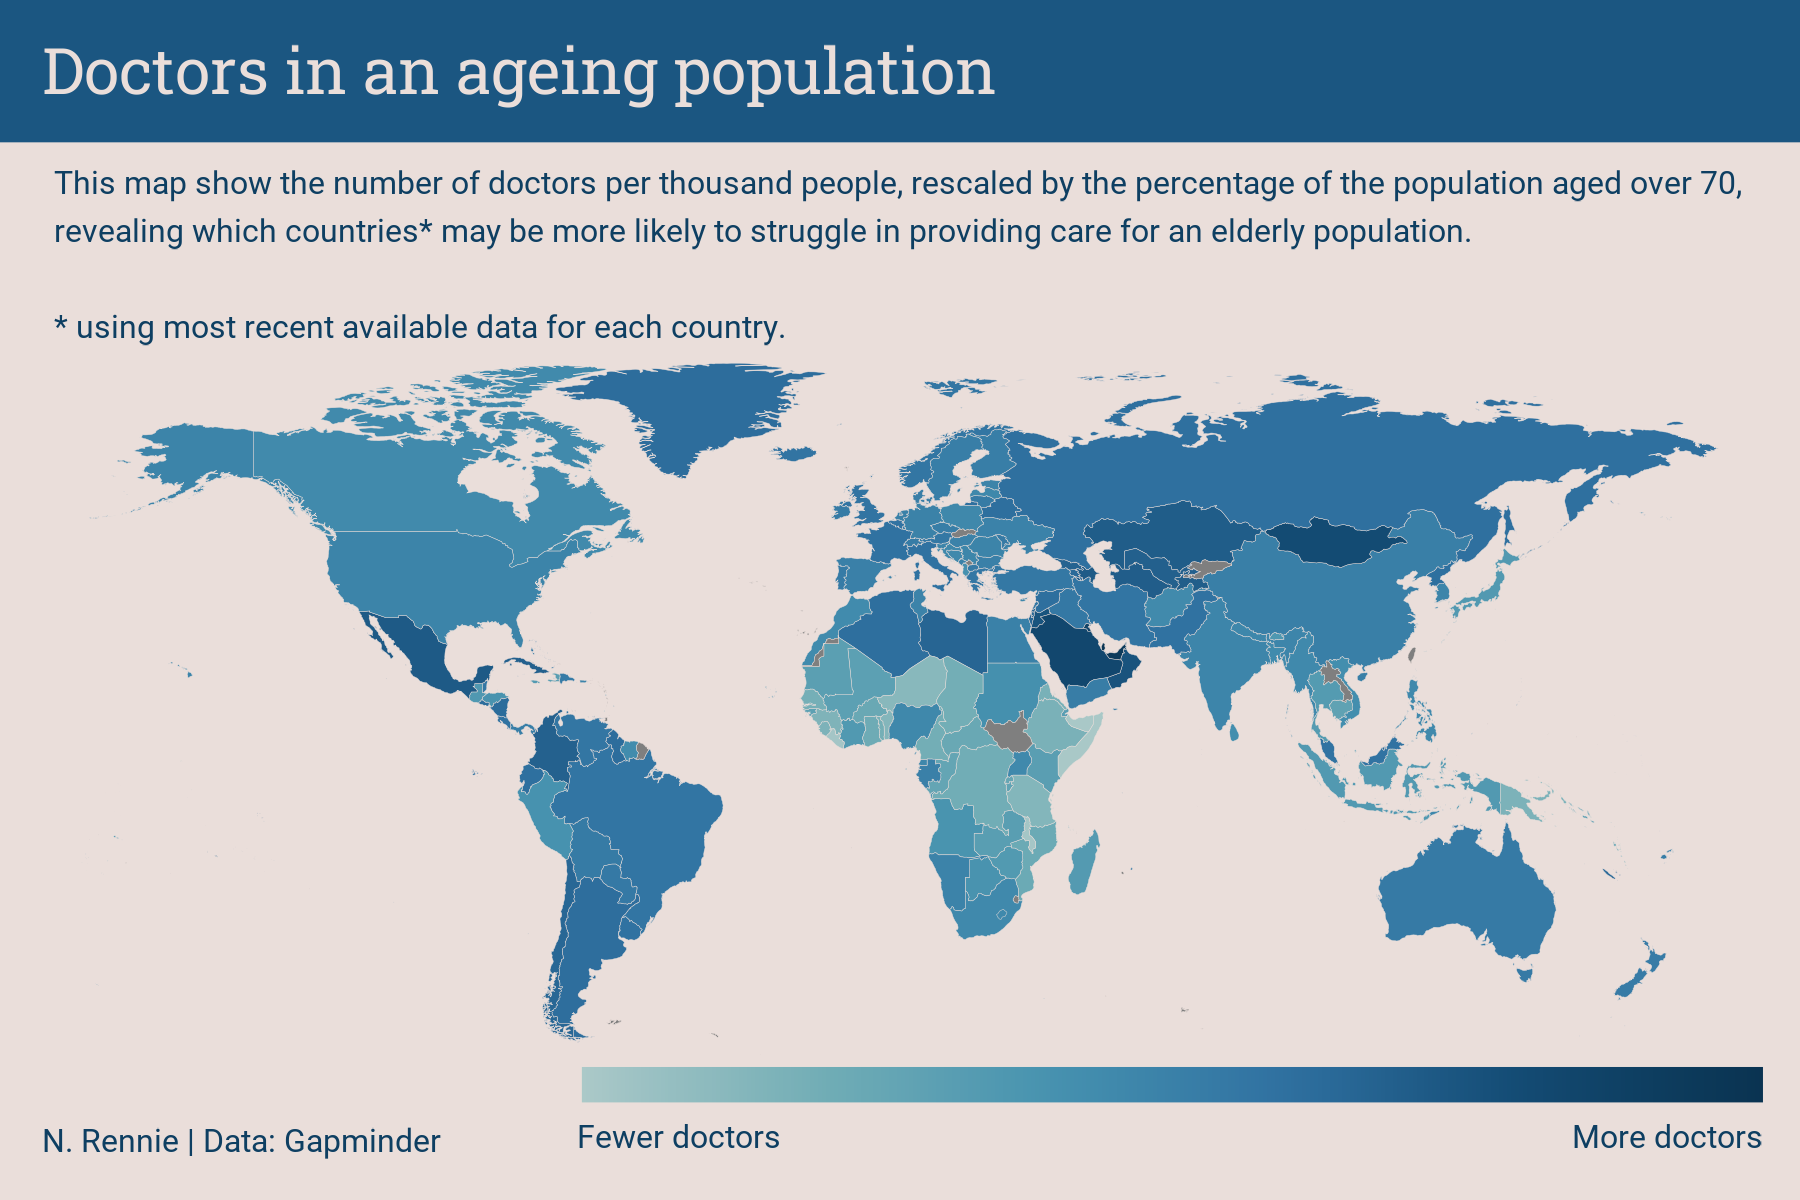

Here is the R script that generated this plot:
library(tidyverse)
library(showtext)
library(camcorder)
library(MetBrewer)

# load fonts
font_add_google("Roboto Slab", "slab")
font_add_google("Roboto", "roboto")
showtext_auto()

# load data
pop <- readr::read_csv("2023/2023-01-03/data/population_aged_70plus_years_both_sexes_percent.csv")
doctors <- readr::read_csv("2023/2023-01-03/data/medical_doctors_per_1000_people.csv")

# data wrangling
pop <- pop |> 
  pivot_longer(-country, values_to = "pop", names_to = "year")
doctors <- doctors |> 
  pivot_longer(-country, values_to = "doctors", names_to = "year")
plot_data <- pop |> 
  full_join(doctors, by = c("country", "year")) |> 
  mutate(ratio = doctors/pop) |> 
  drop_na() |> 
  group_by(country) |> 
  slice_max(year)

# world map
world <- map_data("world")
sort(unique(world$region))
sort(unique(plot_data$country))
plot_data <- plot_data %>% #old = new
  mutate(country = 
           recode(country, 
                  "United Kingdom" = "UK", 
                  "United States" = "USA",
                  "Congo, Dem. Rep." = "Democratic Republic of the Congo",
                  "Cote d'Ivoire" = "Ivory Coast",
                  "Congo, Rep." = "Republic of Congo")) |> 
  ungroup()
map_data <- left_join(world, plot_data, by = c("region" = "country")) |> 
  filter(region != "Antarctica")
map_data$label = "Doctors in an ageing population"
  
# start recording
gg_record(
  dir = file.path("2023", "2023-01-03", "recording"), # where to save the recording
  device = "png", # device to use to save images
  width = 6, # width of saved image
  height = 4, # height of saved image
  units = "in", # units for width and height
  dpi = 300 # dpi to use when saving image
)

# subtitle
st <- "This map show the number of doctors per thousand people, rescaled by the percentage of the population aged over 70, revealing which countries* may be more likely to struggle in providing care for an elderly population.\n\n* using most recent available data for each country." 

# plot
ggplot(data = map_data,
       mapping = aes(long,
                     lat,
                     map_id = region,
                     fill = log10(ratio))) +
  geom_map(map = map_data,
           color = "#EADEDA",
           size = 0.05) +
  scale_y_continuous(limits = c(-60, 120)) +
  scale_fill_gradientn(colours = met.brewer("Hokusai2", n = 20),
                       limits = c(-1.8, 0.7),
                       breaks = c(-1.6, 0.5),
                       labels = c("Fewer doctors", "More doctors")
                       ) +
  facet_wrap(~label) +
  labs(tag = usefunc::str_wrap_break(st, 120),
       caption = "N. Rennie | Data: Gapminder") +
  guides(fill = guide_colourbar(ticks = FALSE)) +
  theme_void() +
  theme(plot.background = element_rect(fill = "#EADEDA", colour = "#EADEDA"),
        panel.background = element_rect(fill = "#EADEDA", colour = "#EADEDA"),
        strip.text = element_text(family = "slab", lineheight = 0.4, hjust = 0,
                                  colour = "#EADEDA", size = 48,
                                  margin = margin(t = 10, 
                                                  l = 10, 
                                                  b = 10)),
        strip.background = element_rect(fill = "#1B5681", colour = "#1B5681"),
        plot.tag.position = c(0.03, 0.78),
        plot.tag = element_text(family = "roboto",lineheight = 0.4, size = 24,
                                colour = "#0E3F62", hjust = 0),
        plot.caption = element_text(family = "roboto", lineheight = 0.4,
                                    size = 24, hjust = 0.03,
                                    colour = "#0E3F62"),
        legend.text = element_text(family = "roboto", lineheight = 0.4,
                                   size = 24, hjust = 0.5,
                                   colour = "#0E3F62"),
        legend.key.width = unit(2,"cm"),
        legend.key.height = unit(0.3,"cm"),
        legend.position = c(0.645, -0.005),
        legend.title = element_blank(),
        legend.direction = "horizontal",
        plot.margin = margin(0,0,10,0))

# save gif
gg_playback(
  name = file.path("2023", "2023-01-03","20230103.gif"),
  first_image_duration = 4,
  last_image_duration = 20,
  frame_duration = .25,
  background = "white"
)
